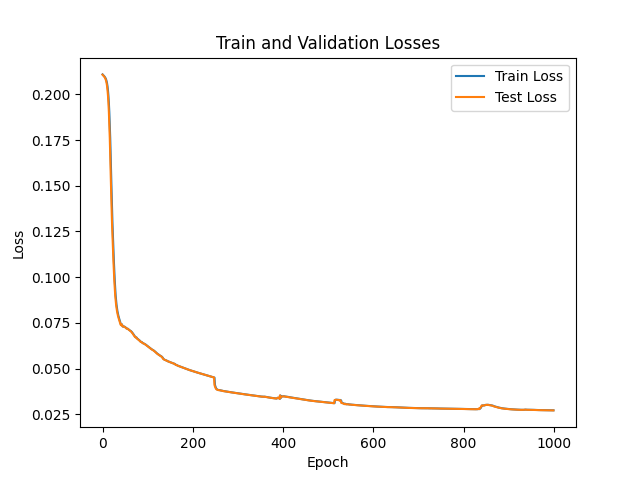

The Python source for this figure:
import numpy as np
import torch
import torchvision.transforms as transforms
import torch.nn as nn
import torch.optim as optim
import torch.utils.data as data
import torchvision.transforms as transforms
import matplotlib.pyplot as plt

import environment


class Hw1Env(environment.BaseEnv):
    def __init__(self, **kwargs):
        super().__init__(**kwargs)

    def _create_scene(self, seed=None):
        if seed is not None:
            np.random.seed(seed)
        scene = environment.create_tabletop_scene()
        r = np.random.rand()
        if r < 0.5:
            size = np.random.uniform([0.02, 0.02, 0.02], [0.03, 0.03, 0.03])
            environment.create_object(scene, "box", pos=[0.6, 0., 1.1], quat=[0, 0, 0, 1],
                                      size=size, rgba=[0.8, 0.2, 0.2, 1], friction=[0.02, 0.005, 0.0001],
                                      density=4000, name="obj1")
        else:
            size = np.random.uniform([0.02, 0.02, 0.02], [0.03, 0.03, 0.03])
            environment.create_object(scene, "sphere", pos=[0.6, 0., 1.1], quat=[0, 0, 0, 1],
                                      size=size, rgba=[0.8, 0.2, 0.2, 1], friction=[0.2, 0.005, 0.0001],
                                      density=4000, name="obj1")
        return scene

    def state(self):
        obj_pos = self.data.body("obj1").xpos[:2]
        if self._render_mode == "offscreen":
            self.viewer.update_scene(self.data, camera="topdown")
            pixels = torch.tensor(self.viewer.render().copy(), dtype=torch.uint8).permute(2, 0, 1)
        else:
            pixels = self.viewer.read_pixels(camid=1).copy()
            pixels = torch.tensor(pixels, dtype=torch.uint8).permute(2, 0, 1)
            pixels = transforms.functional.center_crop(pixels, min(pixels.shape[1:]))
            pixels = transforms.functional.resize(pixels, (128, 128))
        return obj_pos, pixels

    def step(self, action_id):
        if action_id == 0:
            self._set_joint_position({6: 0.8})
            self._set_ee_in_cartesian([0.4, 0, 1.065], rotation=[-90, 0, 180], n_splits=50)
            self._set_ee_in_cartesian([0.8, 0, 1.065], rotation=[-90, 0, 180], n_splits=50)
            self._set_ee_in_cartesian([0.4, 0, 1.065], rotation=[-90, 0, 180], n_splits=50)
            self._set_joint_position({i: angle for i, angle in enumerate(self._init_position)})
        elif action_id == 1:
            self._set_joint_position({6: 0.8})
            self._set_ee_in_cartesian([0.8, 0, 1.065], rotation=[-90, 0, 180], n_splits=50)
            self._set_ee_in_cartesian([0.4, 0, 1.065], rotation=[-90, 0, 180], n_splits=50)
            self._set_ee_in_cartesian([0.8, 0, 1.065], rotation=[-90, 0, 180], n_splits=50)
            self._set_joint_position({i: angle for i, angle in enumerate(self._init_position)})
        elif action_id == 2:
            self._set_joint_position({6: 0.8})
            self._set_ee_in_cartesian([0.6, -0.2, 1.065], rotation=[0, 0, 180], n_splits=50)
            self._set_ee_in_cartesian([0.6, 0.2, 1.065], rotation=[0, 0, 180], n_splits=50)
            self._set_ee_in_cartesian([0.6, -0.2, 1.065], rotation=[0, 0, 180], n_splits=50)
            self._set_joint_position({i: angle for i, angle in enumerate(self._init_position)})
        elif action_id == 3:
            self._set_joint_position({6: 0.8})
            self._set_ee_in_cartesian([0.6, 0.2, 1.065], rotation=[0, 0, 180], n_splits=50)
            self._set_ee_in_cartesian([0.6, -0.2, 1.065], rotation=[0, 0, 180], n_splits=50)
            self._set_ee_in_cartesian([0.6, 0.2, 1.065], rotation=[0, 0, 180], n_splits=50)
            self._set_joint_position({i: angle for i, angle in enumerate(self._init_position)})


def collect(train_dataset_size, test_dataset_size):

    env = Hw1Env(render_mode="offscreen")

    #collect train data

    #positions = torch.zeros(train_dataset_size, 2, dtype=torch.float) #final positions are not used
    actions = torch.zeros(train_dataset_size, dtype=torch.uint8)
    imgs_before = torch.zeros(train_dataset_size, 3, 128, 128, dtype=torch.uint8)
    imgs_after = torch.zeros(train_dataset_size, 3, 128, 128, dtype=torch.uint8)

    for i in range(train_dataset_size):
        print(f"Simulating {i + 1} out of {train_dataset_size} for training dataset")
        env.reset()
        action_id = np.random.randint(4)
        obj_pos, img_before = env.state() #initial position not used
        imgs_before[i] = img_before
        env.step(action_id)
        obj_pos, img_after = env.state()
        #positions[i] = torch.tensor(obj_pos) 
        actions[i] = action_id
        imgs_after[i] = img_after
    
    #torch.save(positions, "p2_train_dataset_reference_outputs.pt") #final positions are not used
    torch.save(actions, "p3_train_dataset_actions.pt")
    torch.save(imgs_before, "p3_train_dataset_imgs_before.pt")
    torch.save(imgs_after, "p3_train_dataset_imgs_after.pt") 



    #collect test data
    #positions = torch.zeros(test_dataset_size, 2, dtype=torch.float) #final positions are not used
    actions = torch.zeros(test_dataset_size, dtype=torch.uint8)
    imgs_before = torch.zeros(test_dataset_size, 3, 128, 128, dtype=torch.uint8)
    imgs_after = torch.zeros(test_dataset_size, 3, 128, 128, dtype=torch.uint8)

    for i in range(test_dataset_size):
        print(f"Simulating {i + 1} out of {test_dataset_size} for test dataset")
        env.reset()
        action_id = np.random.randint(4)
        obj_pos, img_before = env.state() #initial position not used
        imgs_before[i] = img_before
        env.step(action_id)
        obj_pos, img_after = env.state()
        #positions[i] = torch.tensor(obj_pos) 
        actions[i] = action_id
        imgs_after[i] = img_after
    
    #torch.save(positions, "p2_test_dataset_reference_outputs.pt") #final positions are not used
    torch.save(actions, "p3_test_dataset_actions.pt")
    torch.save(imgs_before, "p3_test_dataset_imgs_before.pt")
    torch.save(imgs_after, "p3_test_dataset_imgs_after.pt") 



class CNNModel(nn.Module):
    def __init__(self):
        super(CNNModel, self).__init__()

        # convolutional layers 
        self.conv_layers = nn.Sequential(
            #input size: # 128x128x3

            nn.Conv2d(3, 8, kernel_size=3, stride=1, padding=1),  #resulting size 128x128x8
            nn.ReLU(),
            nn.MaxPool2d(kernel_size=2, stride=2), #resulting size 64x64x8

            nn.Conv2d(8, 16, kernel_size=3, stride=1, padding=1), #resulting size 64x64x16
            nn.ReLU(),
            nn.MaxPool2d(kernel_size=2, stride=2), #resulting size 32x32x16

            nn.Conv2d(16, 32, kernel_size=3, stride=1, padding=1), #resulting size 32x32x32
            nn.ReLU(),
            nn.MaxPool2d(kernel_size=2, stride=2), #resulting size 16x16x32
        )

        # fully connected layers for combining image and action
        self.fc_layers = nn.Sequential(
            nn.Linear(16 * 16 * 32 + 4, 64),  # input size: 16x16x32 + 4 actions (one-hot encoding), output size: 64
            nn.ReLU(),
            #nn.Linear(64, 2), #input size: 64, output size: 2 (x,y position)
        )

        # getting the resulting image instead of positions
        self.deconv_layers= nn.Sequential(

            nn.ConvTranspose2d(4, 16, kernel_size=4, stride=4, padding=0, output_padding=0),  # resulting size 16x16x16
            nn.ReLU(),

            nn.ConvTranspose2d(16, 3, kernel_size=8, stride=8, padding=0, output_padding=0),  # resulting size 128x128x3
            nn.Sigmoid()  # Normalize to [0, 1]
        )


    def forward(self, img, action):
        # forward CNN layers
        x = self.conv_layers(img)
        x = x.view(x.size(0), -1)  # flatten output of cnn

        # concatenate cnn output with action (one-hot encoded)
        x = torch.cat((x, action), dim=1)

        # fully connected layers to predict position
        x = self.fc_layers(x)

        #reshape for deconvolution
        x = x.view(x.size(0), 4, 4, 4)  

        # deconvolution to get output image
        x = self.deconv_layers(x)
        return x



def train():
    learning_rate = 0.001
    num_epochs = 1000
    train_ratio = 0.8


    model = CNNModel()
    criterion = nn.MSELoss()   # mean squared error based loss for regression
    optimizer = optim.Adam(model.parameters(), lr=learning_rate)  # Adam for step calculation


    images = torch.load("p3_train_dataset_imgs_before.pt").float() #convolutional layer requires float tensors
    images = images / 255.0 # I constantly get normalization suggestions, but not sure about the reason
    actions = torch.load("p3_train_dataset_actions.pt")
    reference_outputs = torch.load("p3_train_dataset_imgs_after.pt").float() / 255.0


    num_samples = images.size(0)
    num_train = int(num_samples * train_ratio)
    num_test = num_samples - num_train

    # shuffle the indices and split the dataset
    indices = torch.randperm(num_samples)
    train_indices = indices[:num_train]
    test_indices = indices[num_train:]

    # split the inputs and reference outputs
    train_images = images[train_indices]
    train_actions = actions[train_indices]
    train_reference_outputs = reference_outputs[train_indices]

    train_actions = train_actions.view(-1).to(torch.long)   # making it 1d
    train_actions_one_hot = torch.zeros(num_train, 4) #will be passed to the network as one-hot
    train_actions_one_hot[torch.arange(num_train), train_actions] = 1


    test_images = images[test_indices]
    test_actions = actions[test_indices]
    test_reference_outputs = reference_outputs[test_indices]

    test_actions = test_actions.view(-1).to(torch.long)  # making it 1d
    test_actions_one_hot = torch.zeros(num_test, 4)
    test_actions_one_hot[torch.arange(num_test), test_actions] = 1


    train_losses = []
    test_losses = []


    for epoch in range(num_epochs):
        model.train()

        train_outputs = model(train_images, train_actions_one_hot) #neural network output
        train_loss = criterion(train_outputs, train_reference_outputs) #calculating loss based on output (predicted object pose) and reference output

        # backward pass and optimization
        optimizer.zero_grad()
        train_loss.backward()
        optimizer.step() #updating parameters of the network

        #run on test dataset
        model.eval()
        with torch.no_grad():
            test_outputs = model(test_images, test_actions_one_hot)
            test_loss = criterion(test_outputs, test_reference_outputs)
        
        # store the losses
        train_losses.append(train_loss.item())
        test_losses.append(test_loss.item())

        # print loss every 10 epochs
        if (epoch + 1) % 10 == 0:
            print(f'Epoch [{epoch + 1}/{num_epochs}], Train Loss: {train_loss.item():.4f}, Test Loss: {test_loss.item():.4f}')

    #plot the losses for training and validation over epochs
    plt.plot(train_losses, label='Train Loss')
    plt.plot(test_losses, label='Test Loss')
    plt.xlabel('Epoch')
    plt.ylabel('Loss')
    plt.title('Train and Validation Losses')
    plt.legend()
    plt.show() 

    #save the model
    torch.save(model, "hw1_3.pt")


def test():
    model = torch.load("hw1_3.pt", weights_only=False) #load the model
    model.eval()  # set to evaluation mode

    # load the test dataset
    images = torch.load("p3_test_dataset_imgs_before.pt").float() #convolutional layer requires float tensors
    images = images / 255.0 # I constantly get normalization suggestions, but not sure about the reason
    actions = torch.load("p3_test_dataset_actions.pt")
    reference_outputs = torch.load("p3_test_dataset_imgs_after.pt").float() / 255.0


    num_samples = images.size(0)

    actions = actions.view(-1).to(torch.long)  # making it 1d
    actions_one_hot = torch.zeros(num_samples, 4) #will be passed to the network as one-hot
    actions_one_hot[torch.arange(num_samples), actions] = 1

    # running the model on the test data
    with torch.no_grad():
        predictions = model(images, actions_one_hot)

    # computing MSE error
    mse_loss = nn.MSELoss()
    test_loss = mse_loss(predictions, reference_outputs)

    print(f"Test Loss (MSE): {test_loss.item():.4f}")

    # showing some example images
    num_examples = 5  # number of examples images to show
    fig, axes = plt.subplots(num_examples, 2, figsize=(9, 2 * num_examples))

    for i in range(num_examples):
        idx = np.random.randint(0, num_samples)

        # converting to NumPy format
        ref_img = reference_outputs[idx].permute(1, 2, 0).cpu().numpy()
        pred_img = predictions[idx].permute(1, 2, 0).cpu().numpy()

        # Plot images
        axes[i, 0].imshow(ref_img)
        axes[i, 0].set_title("Reference Image")
        axes[i, 0].axis("off")

        axes[i, 1].imshow(pred_img)
        axes[i, 1].set_title("Predicted Image")
        axes[i, 1].axis("off")

    plt.tight_layout()
    plt.show()



if __name__ == "__main__":

    train_dataset_size = 1000
    test_dataset_size = 200

    print("Starting data collection...")
    #collect(train_dataset_size, test_dataset_size)

    print("Starting training...")
    #train()

    print("Starting testing...")
    test()

